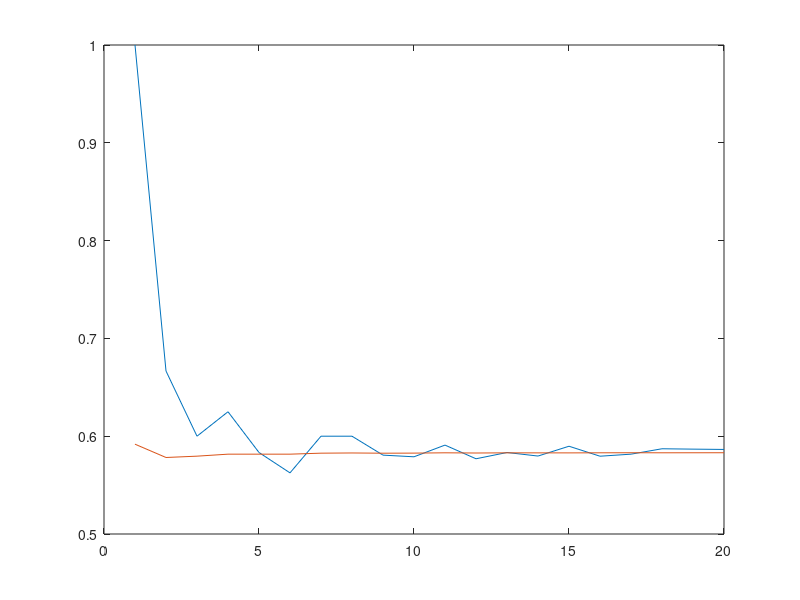

Here is the MATLAB script that generated this plot:
Sampling=[1 2 3 4 5 6 7 8 9 10 11 12 13 14 15 16 17 18 19 20]; %mm
%Sampling=1;
CSRadRatio=7; %Let's also say that a surround radius is ~7x greater than a center radius (Croner & Kaplan, Vis. Res. 1995)
CSStrengthRatio=.75; %Finally, let's say that surround gain is ~1/2 that of the center (Croner & Kaplan, Vis. Res. 1995)

for f=1:length(Sampling)
    Em=Sampling(f);
    Ed=(Em*1000)/223; %Eccentricity in degrees (M. mulatta, Perry & Cowey 1985)

    C=ceil(0.29*(Em)^2+0.83*Em-0.28); %From Crook et al., New Vis. Neurosci., 2014, Fig 2B
    S=(CSRadRatio^2)*C;

    p=pdf('bino',0:C,C,0.5833)'*pdf('bino',0:S,S,0.5833);

    [m,i]=max(p(:));

    sL=floor(i/(length(p(:,1))))-1;
    sM=S-sL;
    
    cL=rem(i,(length(p(:,1))))-1;
    if cL<0
        cL=length(p(:,1))-1;
    end
    cM=C-cL;
    
    PlotCPurity(:,f)=cL/C;
    PlotSPurity(:,f)=sL/S;
end

plot(PlotCPurity);
hold on
plot(PlotSPurity);

% WORKSHOP

% C=8:38;
% S=(CSRadRatio^2).*C;
% index=1;
% 
% p=pdf('bino',0:C(index),C(index),0.5833)'*pdf('bino',0:S(index),S(index),0.5833);
% 
